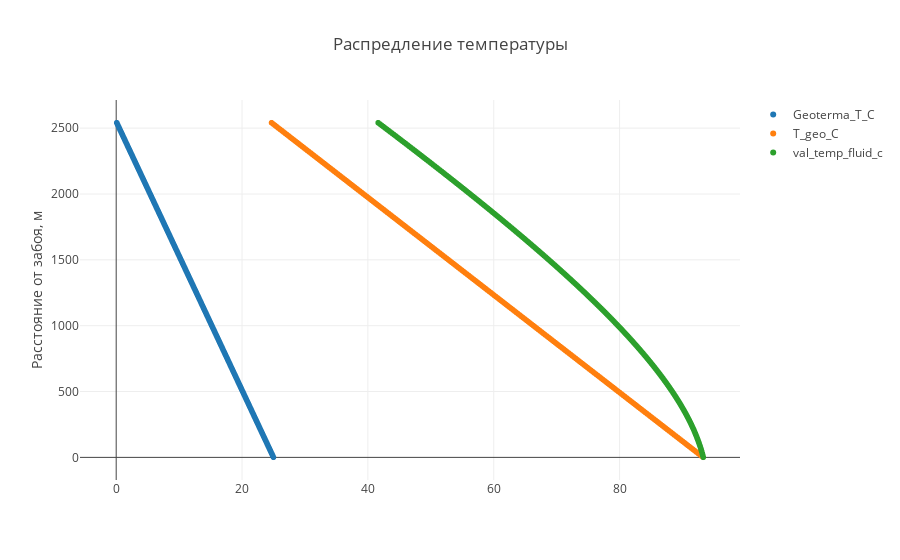

The notebook cell this image was saved under:
### Code cell
trace1 = go.Scattergl(
    x = temp_data.p_list,
    y = temp_data.distance_list,
    name = 'Geoterma_T_C',
    mode = 'markers'
)

trace2 = go.Scattergl(
    x = temp_data.t_list,
    y = temp_data.distance_list,
    name = 'T_geo_C',
    mode = 'markers'
)

trace3 = go.Scattergl(
    x = temp_data.get_values(51),
    y = temp_data.distance_list,
    name = temp_data.get_name(51),
    mode = 'markers'
)

data = [trace1, trace2, trace3]

plot()

### Figure 1 — Plotly figure (JSON) as saved in the notebook; plotly's stock layout.template omitted (floating-point values rounded to 4 significant figures; data arrays with more than 128 entries replaced by an {"elided": "..."} marker saying what was removed)
{"data": [{"mode": "markers", "name": "Geoterma_T_C", "type": "scattergl", "uid": "95cf8a46-256c-4021-978c-7c23518da7c8", "x": {"elided": "255 float values"}, "y": {"elided": "255 int values"}}, {"mode": "markers", "name": "T_geo_C", "type": "scattergl", "uid": "e00f14e0-dba2-43a8-a0da-ba3cf3879ce9", "x": {"elided": "255 float values"}, "y": {"elided": "255 int values"}}, {"mode": "markers", "name": "val_temp_fluid_c", "type": "scattergl", "uid": "08ed6820-fa3c-449a-a277-e4577a9acba1", "x": {"elided": "255 float values"}, "y": {"elided": "255 int values"}}], "layout": {"title": {"text": "Распредление температуры"}, "yaxis": {"title": {"text": "Расстояние от забоя, м"}}}}
